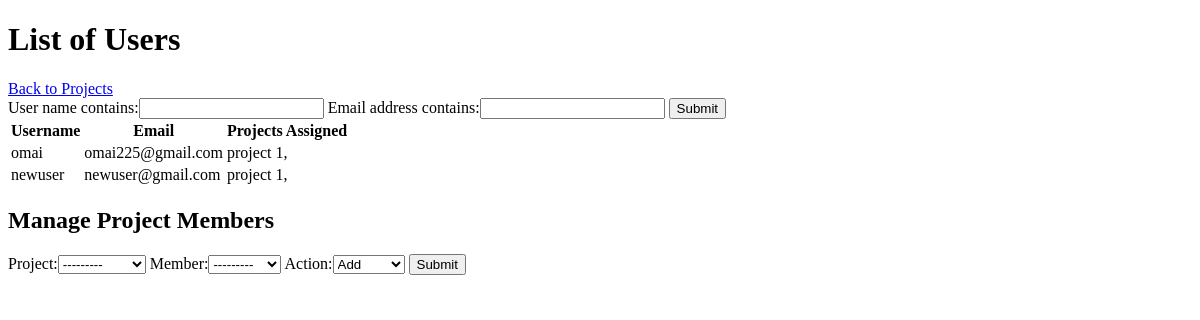
Page /projects/personnel/ (signed in) on the earlier database version.
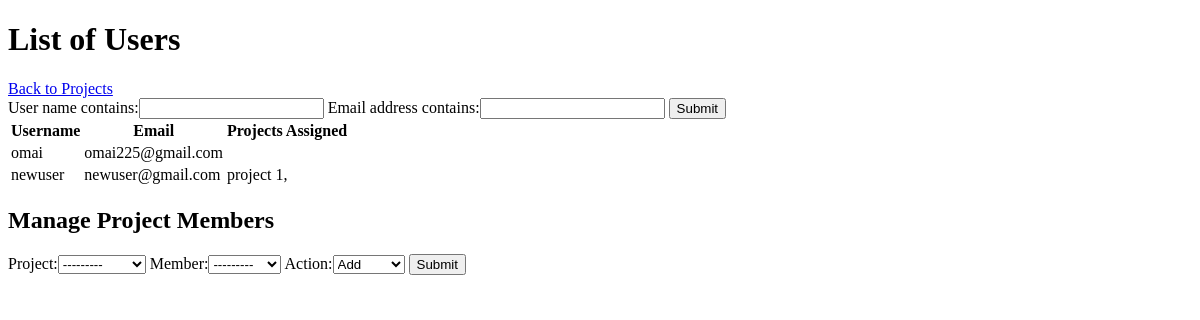
Same page on the later database version.
### authenticate/models.py (models this page shows)
class NewUser(AbstractBaseUser, PermissionsMixin):
	email = models.EmailField(_('email address'), unique=True)
	user_name = models.CharField(max_length=150, unique=True)
	first_name = models.CharField(max_length=150, blank=True)
	start_date = models.DateTimeField(default=timezone.now)
	about = models.TextField(_(
		'about'), max_length=150, blank=True)
	is_staff = models.BooleanField(default=False)
	is_active = models.BooleanField(default=True)
	objects = CustomAccountManager()
	USERNAME_FIELD = "email"
	REQUIRED_FIELDS = ['user_name', 'first_name']
	def __str__(self):
		return self.user_name

### projects/models.py (models this page shows, shortened)
class ProjectMember(models.Model):
	project = models.ForeignKey(Project, on_delete=models.CASCADE,related_name="medium_project")
	member = models.ForeignKey(settings.AUTH_USER_MODEL, on_delete=models.CASCADE, related_name="medium_member")
	class Meta:
		unique_together = ["project","member"]

class Project(models.Model):
	submitter = models.ForeignKey(settings.AUTH_USER_MODEL, on_delete=models.CASCADE , related_name= "projects_created")
	name = models.CharField(max_length=64)
	description = models.CharField(max_length=100)
	class Meta:
		unique_together = ["name", 'submitter']
	def __str__(self):
		return u'{0}'.format(str(self.id) + ": " + self.name)

### projects/views.py (the view)
# urls.py: path('personnel/',views.personnel, name="personnel"),
@login_required(login_url='authenticate:login')
def personnel(request):
	user_list = NewUser.objects.all()#list of all users objects
	user_filter = UserFilter(request.GET,queryset=user_list)
	user_list= user_filter.qs
	if request.method == "POST":
		form = AssignProjectForm(request.POST)
		if form.is_valid():
			project = form.cleaned_data['project']
			member = form.cleaned_data['member']
			action = form.cleaned_data['action']
			if action == "0":#0 means add
				try:
					assignment = ProjectMember(project= project,member= member)
					assignment.save()
					messages.success(request,"SUCCESSFULLY ADDED " + member.user_name + " TO PROJECT: " + project.name)
					return redirect("projects:personnel")
				except:
					messages.error(request,"SELECTED USER ALREADY ASSIGNED TO PROJECT")
					return render(request, "personnel/index.html",{
					'user_list' : user_list,
					'user_filter': user_filter,
					'form' : AssignProjectForm()
				})
			elif action =="1":#1 means remove
				ProjectMember.objects.filter(project=project, member=member).delete()
				messages.success(request, "SUCCESSFULLY REMOVED " + member.user_name + " FROM PROJECT: " + project.name)
				return redirect("projects:personnel")
		else:
			messages.error(request,"SELECTION IS INVALID")
			return render(request, "personnel/index.html",{
				'user_list' : user_list,
				'user_filter': user_filter,
				'form' : AssignProjectForm()
			})
	else:
		context={
		'user_list' : user_list,
		'user_filter': user_filter,
		'form' : AssignProjectForm()
	}
		return render(request,"personnel/index.html",context)

### projects/forms.py
class AssignProjectForm(forms.Form):
	actionChoices = (
		('0',u'Add'),
		('1',u'Remove')
		)
	project = forms.ModelChoiceField(queryset= Project.objects.all(), label=None)
	member = forms.ModelChoiceField(queryset= NewUser.objects.all(), label=None)
	action = forms.ChoiceField(required = True, choices= actionChoices)
	class Meta:
		model = ProjectMember
		fields = ['project','member']

### projects/templates/personnel/index.html (shortened to what this page needs)
{% extends "authenticate/layout.html" %}
{% block body %}
	<h1>List of Users</h1>
	<a href="{%url 'projects:index'%}">Back to Projects</a>
	<form method="get">
		{{user_filter.form}}
		<button type="submit">Submit</button>
	</form>
	<div>
		<table>
			<tr>
				<th>Username</th>
				<th>Email</th>
				<th>Projects Assigned</th>
			</tr>
		{% for user in user_list %}
			<tr>
				<td>{{user.user_name}}</td>
				<td>{{user.email}}</td>
				<td>
				{% for instance in user.medium_member.all %}
					{{instance.project.name}},
				{%endfor%}
				</td>
			</tr>
		{%endfor%}
		</table>
	</div>
	<div>
		<h2>Manage Project Members</h2>
		<form method="post" action="{% url 'projects:personnel' %}">
			{{form}}
			<button type="submit">Submit</button>
		</form>
	</div>
{% endblock %}

Differences in the rows shown:
removed ProjectMember: project.name "project 1", shown under NewUser "omai"
